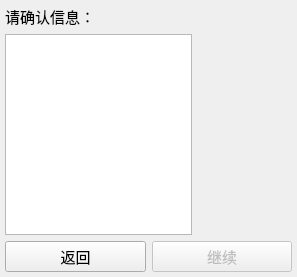
<?xml version="1.0" encoding="UTF-8"?>
<ui version="4.0">
 <class>ConfirmWidget</class>
 <widget class="QWidget" name="ConfirmWidget">
  <property name="geometry">
   <rect>
    <x>0</x>
    <y>0</y>
    <width>297</width>
    <height>277</height>
   </rect>
  </property>
  <property name="font">
   <font>
    <family>HarmonyOS Sans SC</family>
    <pointsize>11</pointsize>
   </font>
  </property>
  <property name="windowTitle">
   <string>Form</string>
  </property>
  <layout class="QVBoxLayout" name="verticalLayout_3">
   <property name="leftMargin">
    <number>5</number>
   </property>
   <property name="topMargin">
    <number>5</number>
   </property>
   <property name="rightMargin">
    <number>5</number>
   </property>
   <property name="bottomMargin">
    <number>5</number>
   </property>
   <item>
    <widget class="QLabel" name="label">
     <property name="text">
      <string>请确认信息：</string>
     </property>
    </widget>
   </item>
   <item>
    <layout class="QHBoxLayout" name="horizontalLayout_2" stretch="2,1">
     <item>
      <widget class="QTextEdit" name="text_info">
       <property name="readOnly">
        <bool>true</bool>
       </property>
      </widget>
     </item>
     <item>
      <layout class="QVBoxLayout" name="verticalLayout">
       <property name="spacing">
        <number>0</number>
       </property>
       <item>
        <spacer name="verticalSpacer">
         <property name="orientation">
          <enum>Qt::Vertical</enum>
         </property>
         <property name="sizeType">
          <enum>QSizePolicy::Expanding</enum>
         </property>
         <property name="sizeHint" stdset="0">
          <size>
           <width>20</width>
           <height>40</height>
          </size>
         </property>
        </spacer>
       </item>
       <item>
        <widget class="ImageLabel" name="cover_label">
         <property name="sizePolicy">
          <sizepolicy hsizetype="Ignored" vsizetype="Preferred">
           <horstretch>0</horstretch>
           <verstretch>0</verstretch>
          </sizepolicy>
         </property>
         <property name="text">
          <string/>
         </property>
         <property name="scaledContents">
          <bool>true</bool>
         </property>
         <property name="alignment">
          <set>Qt::AlignCenter</set>
         </property>
        </widget>
       </item>
       <item>
        <spacer name="verticalSpacer_2">
         <property name="orientation">
          <enum>Qt::Vertical</enum>
         </property>
         <property name="sizeType">
          <enum>QSizePolicy::Expanding</enum>
         </property>
         <property name="sizeHint" stdset="0">
          <size>
           <width>20</width>
           <height>40</height>
          </size>
         </property>
        </spacer>
       </item>
      </layout>
     </item>
    </layout>
   </item>
   <item>
    <layout class="QHBoxLayout" name="horizontalLayout" stretch="0,0">
     <item>
      <widget class="QPushButton" name="button_back">
       <property name="text">
        <string>返回</string>
       </property>
      </widget>
     </item>
     <item>
      <widget class="QPushButton" name="button_next">
       <property name="enabled">
        <bool>false</bool>
       </property>
       <property name="text">
        <string>继续</string>
       </property>
      </widget>
     </item>
    </layout>
   </item>
  </layout>
 </widget>
 <customwidgets>
  <customwidget>
   <class>ImageLabel</class>
   <extends>QLabel</extends>
   <header>imagelabel.h</header>
  </customwidget>
 </customwidgets>
 <resources>
  <include location="res.qrc"/>
 </resources>
 <connections/>
</ui>
